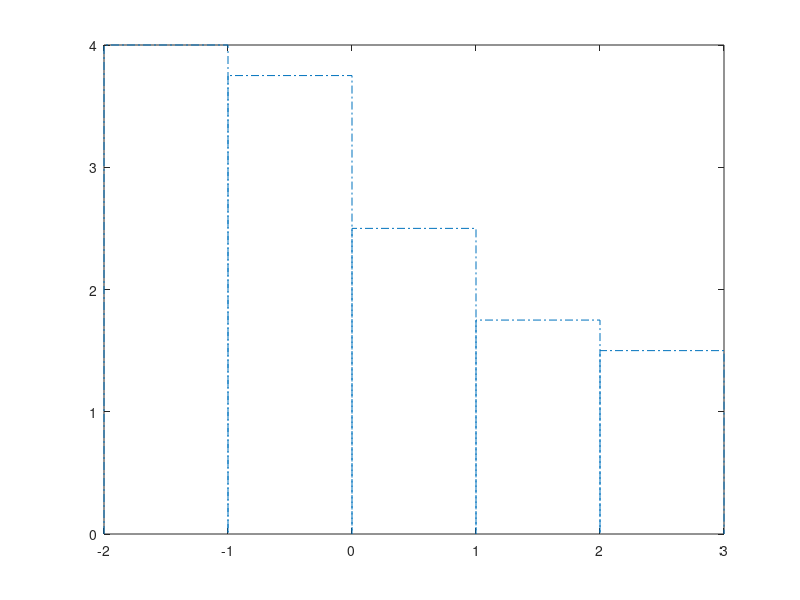

Here is the MATLAB script that generated this plot: (Note: this script raises an error after producing the figure.)
% mefig201 -- Visualize Average-Interpolation
%
% This display helps the reader visualize the process of
% average-interpolation for moving from a coarse scale to a finer scale.
%
% The display shows a collection of block averages, drawn as histogram
% bars '-.', a fitted polynomial which interpolates those block averages
% '-', and an interpolation of the average data to a finer scale '-'.
%
	subplot(111)
%
%		Display Block Averages as Histogram Bars
%
	 dat = [4 3.75 2.5 1.75 1.5];
	 ord = [-2 -1 0 1 2];
	 t = [ord; ord; ord+1; ord+1 ]; t = t(:);
	 base = 0.;
	 w = [base + (dat-dat); dat; dat; base + (dat-dat) ]; w = w(:);
	 plot(t,w,'-.'); hold on;
%
%		Fit Polynomial of degree D to dat
%
	 D  = 4;  % D must be Even
	 Mmat = zeros(D+1,D+1);
	 for kp1 = 1:(D+1),
	   for lp1 = (-D/2+1):(D/2+1),
	        Mmat(lp1+D/2,kp1) = (lp1^kp1 - (lp1-1)^kp1)/kp1;
	   end
	 end
	 Minv = inv(Mmat);
	 pol  = Minv*(dat');
%
%		Draw Polynomial
%
	 xx   = linspace(ord(1),ord(5)+1,100);
	 y    = polyval(reverse(pol),xx);
	 plot(xx,y,'-');
%
%		Impute Averages 
% 
	Jmat = zeros(2,D+1);
	for kpp1 = 1:(D+1),
	  for kp1 = 1:2,
	        Jmat(kp1,kpp1) = 2 * ((kp1/2)^kpp1 - (kp1/2 - .5)^kpp1)/(kpp1);
	  end
	end
	ImpVal = Jmat*pol;
%
%		Draw Imputed Averages
% 
	t = [ 0.01 0.01 .5 .5 .5 .99 .99 ];
	w = [ base ImpVal(1) ImpVal(1) base ImpVal(2) ImpVal(2) base];
	plot(t,w,'-');
	hold off;
	title ('2.1 Averages, Polynomial Fit, Averages Imputed to Finer Scale');
          
%  
% Prepared for the paper Minimum Entropy Segmentation 
% Copyright (c) 1994 David L. Donoho
%  
    
    
%   
% Part of WaveLab Version 802
% Built Sunday, October 3, 1999 8:52:27 AM
% This is Copyrighted Material
% For Copying permissions see COPYING.m
% Comments? e-mail wavelab@stat.stanford.edu
%   
    
